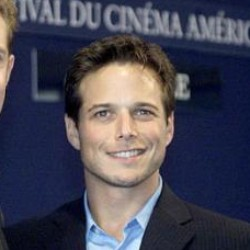
#> input picture opencv/2021/lab-2/images/lwf/Scott_Wolf_0001.jpg, 250 x 250 px
$ python canny.py
#> lines starting #> are read from the running program, lines starting #| are printed output that depends on the picture; after the words box and inside, x2 and y2 are one past the last pixel; in counts of white or black regions, pixels touching at a corner belong together
# ------------------------------------------------------
# Edge Detection Operations: Canny Edge Detector
#
# Created by Khushi Agrawal on 19/09/21.
# Copyright (c) 2021 Khushi Agrawal. All rights reserved.
#
# ------------------------------------------------------

import cv2
import numpy as np

# Image path
# Tried with other images to by changing the file names to:
# Path for MSRA Images: ../images/MSRA-Images/ + IMG_0714.JPG, IMG_0753.JPG, IMG_0827.JPG, IMG_0870.JPG, IMG_2222.JPG
# Path for lwf Images: ../images/lwf/ + Emma_Watson_0005.jpg, Scott_Wolf_0001,jpg, Skip_Prosser_0001.jpg, Suzanne_Somers_0001.jpg, Tom_Cruise_0010.jpg
img_path = '../images/lwf/Scott_Wolf_0001.jpg'

# Reading Image
img = cv2.imread(img_path)
#> img is the input picture: shape (250, 250, 3); mean B, G, R 85, 70.9, 71.9

# Kernel
kernel = np.ones((5, 5), np.uint8)

# Convert to graycsale
img_gray = cv2.cvtColor(img, cv2.COLOR_BGR2GRAY)
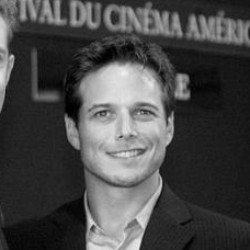
#> img_gray: shape (250, 250); min 0, max 239, mean 72.8

# Blur the image for better edge detection
img_blur = cv2.GaussianBlur(img_gray, (3,3), 0)

# Canny
canny = cv2.Canny(img, threshold1=100, threshold2=200)
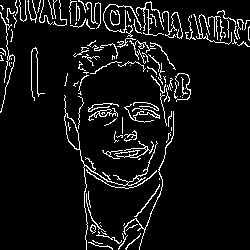
#> canny: shape (250, 250); 7.3% white in thin lines or dots

# To display Image
#cv2.imshow('Canny', canny)

# To save image
cv2.imwrite('../images/output_images/ques3_canny.png', canny)

# Waits till any key is pressed
cv2.waitKey(0)

# Closing all open windows
cv2.destroyAllWindows()
